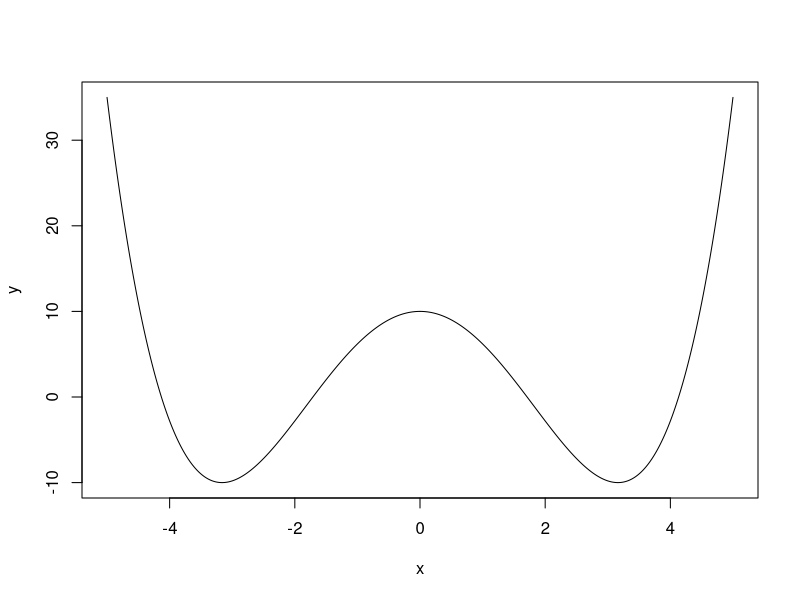

Recreate this plot in R. (Note: this script raises an error after producing the figure.)

# bistable landscape

x = seq(-5, 5, 0.01)
y = 1/5 * x^4 - 4*x^2 + 10

plot(x, y, type = "l")

# Bifurcation plot
model<-function(t,state,parms)
{ with(as.list(c(state,parms)), 
       { 
         dS <- S*(1 - S)*(b + a*S + W*(1 + d*(S^4)))   
         return(list(dS)) 
       })
} 

beta <- seq(-3, 3, by = 0.01)
states <- seq(0, 1, by = 0.01)

conver <- list()
for (i in 1:length(beta)){
  perms <- c(a = 1, b = beta[i], W = 1, d = 0.5) # pisanamedvectorofparameters 
  times <-seq(0, 100,by= 0.01)
  convergence <- list()
  for(j in 1:length(state)){
  state <- c(S = states[j]) # sisthestate
  out <- ode(y= state, times = times, func= model, parms = perms)
  convergence[[j]] <- unique(round(tail(out[,2], 100),1))
  }
  conver[[i]] <- convergence[j]
}

data.frame(beta, convergence) |>
  ggplot(aes(x = beta, y = convergence)) +
  geom_point()

unique(round(tail(out[,2], 100),1))
class(out)






################################################
layout(1)
## fake networks for Fig1
fakeA <- matrix(c(0,0.1,0,0,0.1,
                  0.1,0,0,0.1,0,
                  0,0,0,0,0,
                  0,0.1,0,0,0,
                  0.1,0,0,0.1,0), 5, 5, byrow = T)

fakeA[lower.tri(fakeA)] = t(fakeA)[lower.tri(fakeA)]
rownames(fakeA) <- colnames(fakeA) <- nl

fakeB <-matrix(c(0,1,1,1,0,
                 1,0,1,0.1,1,
                 1,0,0,0,1,
                 1,1,1,0,1,
                 0,1,0,1,0), 5, 5, byrow = T)
rownames(fakeB) <- colnames(fakeB) <- nl
fakeB[lower.tri(fakeB)] = t(fakeB)[lower.tri(fakeB)]

nl <- c("S1", "S2", "S3", "S4", "S5")
qgraph(fakeA, theme = 'colorblind', maximum = 0.3)
qgraph(fakeB, theme = 'colorblind')

png(file="healthynetwork.png", units="in", width=5, height=5, res=300, bg = 'transparent')
qgraph(fakeA, theme = 'colorblind', maximum = 0.3)
dev.off()


png(file="sicknetwork.png", units="in", width=5, height=5, res=300, bg = 'transparent')
qgraph(fakeB, theme = 'colorblind')
dev.off()

################################################

## Directed network example
Names <- c("anhedonia", "sadness", "sleep", "energy", "appetite", "guilty", "concentration", "motor", "suicidal")

grp <- list(`cycle` = 2:6, `no cycle` = c(1,7:9))


manual_layout <- matrix(c( -1.00000000,-0.3697451,
                           -0.25362943,-0.4206165,
                           -0.86442347, 0.4941126,
                           -0.08080896, 0.3245454,
                           0.49177041, 0.9000000,
                           0.43942364,-0.1656119,
                           0.99799343, 0.2837986,
                           1.00000000,-0.7135021,
                           0.41570786,-1.0000000), 9, 2, byrow=T)


pdf(file = "toymodel2.pdf", width=16, height=12, bg = 'transparent')

ho <- qgraph(A, theme = 'colorblind', legend = TRUE, groups = grp, color = c("#F5651C", "#58B5BC"), nodeNames = Names, border.color = "white",border.width = 2, edge.color = "darkgray", edge.width = 0.8, curve = 0.3, curveAll = T, label.color = "white", legend.cex = 1.2, asize= 4, layout = manual_layout)

dev.off()


# diag(A) <- 0.1
png(file = "toymodelnet.png", width=1000, height=1000, bg = 'transparent')
qgraph(A, theme = 'colorblind', legend = F, groups = grp, color = c("#F5651C", "#58B5BC"), border.color = "white",border.width = 2, edge.color = "darkgray", edge.width = 0.8, curve = 0.3, curveAll = T, label.color = "white", legend.cex = 1.2, asize= 4, layout = manual_layout, diag = T)
dev.off()


################################################
# empirical networks
# lee et al.(2023) partial correlations
net1 <- matrix(c(0, 0, 0, 0, 0, 0, 0, 0, 0,
                 0.32, 0, 0, 0, 0, 0, 0, 0, 0,
                 0.24, 0.07, 0, 0, 0, 0, 0, 0, 0,
                 0.17, 0.13, 0.24, 0, 0, 0, 0, 0, 0,
                 0.09, 0.04, 0.13, 0.24, 0, 0, 0, 0, 0,
                 0.08, 0.16, 0.00, 0.00, 0.14, 0, 0, 0, 0,
                 0.00, 0.04, 0.13, 0.06, 0.10, 0.17, 0, 0, 0,
                 0.06, 0.00, 0.10, 0.03, 0.01, 0.23, 0.19, 0, 0,	
                 0.00, 0.29, 0.01, 0.00, 0.00, 0.33, 0.12, 0.18, 0), 9, 9, byrow = T)

net1[upper.tri(net1)] = t(net1)[upper.tri(net1)]

# peruvian Ramos-Vera (2021) regularized partial correlations (GGM)
net2 <- matrix(c(0.000, 0.318, 0.095, 0.170, 0.101, 0.082,	0.088, 0.000,	0.000,
                 0.318, 0.000, 0.209, 0.193, 0.081, 0.042,	0.081, 0.071,	0.082,
                 0.095, 0.209, 0.000, 0.152, 0.152, 0.059,	0.100, 0.067,	0.000,
                 0.170, 0.193, 0.152, 0.000, 0.122, 0.142,	0.104, 0.038,	0.046,
                 0.101, 0.081, 0.152, 0.122, 0.000, 0.141,	0.062, 0.051,	0.033,
                 0.082, 0.042, 0.059, 0.142, 0.141, 0.000,	0.261, 0.000,	0.141,
                 0.088, 0.081, 0.100, 0.104, 0.062, 0.261,	0.000, 0.084,	0.112,
                 0.000, 0.071, 0.067, 0.038, 0.051, 0.000,	0.084, 0.000,	0.396,
                 0.000,	0.082, 0.000,	0.046, 0.033, 0.141,  0.112, 0.396,	0.000), 9, 9, byrow = T)

# adolescents Jing et al.(2023) # regularized partial correlations
net3 <- matrix(c(0    , 0.353, 0.056, 0.295, 0.045, 0 ,0.141, 0.067, 0.014,
                 0.353, 0, 0.155, 0.120, 0.067, 0.180, 0, 0.080, 0.077,
                 0.056, 0.155, 0, 0.281, 0.114, 0.036, 0, 0.014, 0.087,
                 0.295, 0.120, 0.281, 0, 0.156 ,0.036, 0.188, 0.070, -0.066,
                 0.045, 0.067, 0.114, 0.156, 0, 0.168, 0.071, 0.094, 0.110,
                 0    , 0.180, 0.036, 0.036, 0.168, 0, 0.166, 0.209, 0.175,
                 0.141, 0 ,0 ,0.188, 0.071, 0.166, 0 ,0.250, 0.001,
                 0.067, 0.080, 0.014, 0.070, 0.094, 0.209, 0.250, 0 ,0.323,
                 0.014, 0.077, 0.087, -0.066, 0.110, 0.175, 0.001, 0.323, 0), 9, 9, byrow =T)

# Wuhan Zhang et al.(2023) # Ising model weighted adjacency matrix
net4 <- matrix(c(0.00,	1.72,	0.16,	1.99,	0.68,	0.13,	0.78,	0.16,	0.00,
                 1.72,	0.00,	0.40,	1.03,	0.55,	1.36,	0.42,	0.75,	0.86,
                 0.16,	0.40,	0.00,	1.58,	1.02,	0.22,	0.46,	0.31,	0.00,
                 1.99,	1.03,	1.58,	0.00,	0.87,	0.94,	0.16,	0.87,	0.00,
                 0.68,	0.55,	1.02,	0.87,	0.00,	0.58,	0.64,	0.34,	0.58,
                 0.13,	1.36,	0.22,	0.94,	0.58,	0.00,	0.96,	0.89,	1.51,
                 0.78,	0.42,	0.46,	0.16,	0.64,	0.96,	0.00,	1.91,	0.00,
                 0.16,	0.75,	0.31,	0.87,	0.34,	0.89,	1.91,	0.00,	1.44,
                 0.00,	0.86,	0.00,	0.00,	0.58,	1.51,	0.00,	1.44,	0.00), 9, 9, byrow =T)

# Hongkong Cheung et al.(2021) Ising model weighted adjacency matrix
net5 <- matrix(c(0.00,	2.14,	0.32,	1.27,	0.64,	0.50,	0.66,	0.31,	0.30,
                 2.14,	0.00,	0.50,	0.78,	0.52,	1.35,	0.29,	0.59,	1.13,
                 0.32,	0.50,	0.00,	1.35,	1.28,	0.44,	0.44,	0.41,	0.43,
                 1.27,	0.78,	1.35,	0.00,	1.52,	0.74,	0.51,	0.46,	0.00,
                 0.64,	0.52,	1.28,	1.52,	0.00,	0.73,	0.61,	0.80,	0.28,
                 0.50,	1.35,	0.44,	0.74,	0.73,	0.00,	1.30,	1.19,	1.70,
                 0.66,	0.29,	0.44,	0.51,	0.61,	1.30,	0.00,	1.64,	0.67,
                 0.31,	0.59,	0.41,	0.46,	0.80,	1.19,	1.64,	0.00,	1.03,
                 0.30,	1.13,	0.43,	0.00,	0.28,	1.70,	0.67,	1.03,	0.00), 9, 9, byrow=T)




# get the average weight matrices
ggmlist <- list(net1, net2, net3)
isinglist <- list(net4, net5)

averageGGM <- Reduce("+", ggmlist) / length(ggmlist)
averageGGM <- ifelse(averageGGM < 0.1, 0, averageGGM)
averageIsing <- Reduce("+", isinglist) / length(isinglist)

round(averageGGM, 2)
round(averageIsing, 2)

colnames(averageGGM) <- rownames(averageGGM) <- Names
colnames(averageIsing) <- rownames(averageIsing) <- Names

## Directed network example
Names <- c("anhedonia", "sadness", "sleep", "energy", "appetite", "guilt", "concentration", "motor", "suicidal")
layout(1)
qgraph(averageGGM, theme = 'colorblind',legend = TRUE,  nodeNames = Names, layout="spring")

qgraph(averageIsing, layout="spring")


## centrality
cent <- centrality_auto(A)
stn <- (cent$node.centrality$InStrength + cent$node.centrality$OutStrength)/2 

centralityA <- tibble(InStrength = cent$node.centrality$InStrength, OutStrength = cent$node.centrality$OutStrength, Strength = stn) |> 
  mutate(node = factor(rownames(cent$node.centrality), levels= c(rownames(cent$node.centrality)))
  )

centralityA %<>%  pivot_longer(!node, names_to = "centrality", values_to = "value")

cent_A <- centralityA |>
  ggplot(aes(x=value, y = node, group=1, color = centrality)) + 
  geom_point() + 
  geom_path() + 
  theme_bw() +
  labs(x = "", y = "") +
  theme(text=element_text(size=20))+
  facet_wrap(~centrality) 

ggsave("centrality_A.pdf", plot = cent_A, width = 25, height =20, units = "cm", dpi = 300)


centralityA$dummyA <- "In/Out Strength"
centralityA$dummyB <- "Average Strength"

# plotA <- centralityA |> filter(centrality == "InStrength" | centrality == "OutStrength") |>
#   ggplot(aes(x=value, y = node, group=centrality, color = centrality)) + 
#   geom_point() + 
#   geom_path() + 
#   theme_bw() +
#   labs(x = "", y = "", color = "") +
#   scale_color_brewer(palette = "Set2") + 
#   theme(text=element_text(size=20),
#         legend.position = "none") +
#   facet_grid(. ~ dummyA)
# ggsave("toy_centrality.png", plot = plotA, width = 8, height = 10, unit = "cm", dpi = 300)
+theme(axis.text=element_text(size=20), legend.text = element_text(size=10))

plotA <- centralityA |> filter(centrality == "InStrength" | centrality == "OutStrength") |>
  ggplot(aes(x=value, y = node, group=centrality, color = centrality)) + 
  geom_point() + 
  geom_path() + 
  theme_bw() +
  labs(x = "", y = "", color = "") +
  scale_color_brewer(palette = "Set2") + 
  theme(text=element_text(size=20),
        legend.position = "bottom",
        legend.text = element_text(size=15)) +
  facet_grid(. ~ dummyA)
ggsave("cent_toy.png", plot = plotA, width = 4.5, height = 8, dpi = 300)

plotA <- centralityA |> filter(centrality == "InStrength" ) |>
  ggplot(aes(x=value, y = node, group=centrality, color = centrality)) + 
  geom_point() + 
  geom_path() + 
  theme_bw() +
  labs(x = "", y = "", color = "") +
  lims(x = c(0,0.9)) +
  scale_color_brewer(palette = "Set2") + 
  theme(text=element_text(size=20),
        legend.position = "bottom",
        legend.text = element_text(size=15)) +
  facet_grid(. ~ dummyA)
ggsave("cent_toy_instrength.png", plot = plotA, width = 4.5, height = 8, dpi = 300)



plotB <- centralityA |> filter(centrality == "Strength") |>
  ggplot(aes(x=value, y = node, group=1)) + 
  geom_point(color = "deepskyblue4") + 
  geom_path(color = "deepskyblue4") + 
  theme_bw() +
  labs(x = "", y = "", color = "") +
  theme(text=element_text(size=20),
        axis.text.y = element_blank(),
        axis.ticks.y = element_blank()) +
  facet_grid(. ~ dummyB)

plotcomb <- ggpubr::ggarrange(plotA, plotB, widths = c(1.15,1), common.legend = TRUE, legend = 'bottom')

ggsave("centrality_comb.pdf", plot = plotcomb, width = 25, height =20, units = "cm", dpi = 300)


